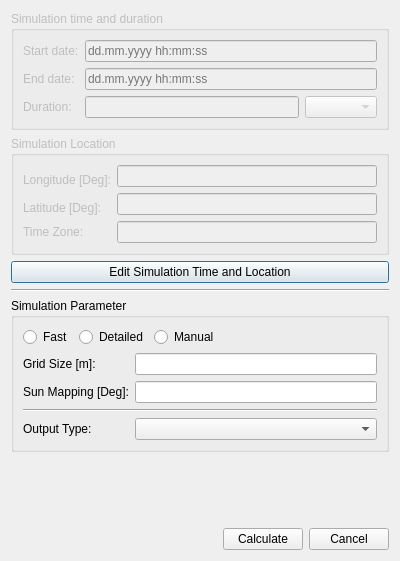
<?xml version="1.0" encoding="UTF-8"?>
<ui version="4.0">
 <class>SVShadingCalculationDialog</class>
 <widget class="QDialog" name="SVShadingCalculationDialog">
  <property name="geometry">
   <rect>
    <x>0</x>
    <y>0</y>
    <width>400</width>
    <height>561</height>
   </rect>
  </property>
  <property name="windowTitle">
   <string>Sunlight Factor Calculation</string>
  </property>
  <layout class="QVBoxLayout" name="verticalLayout">
   <item>
    <widget class="QGroupBox" name="groupBoxSimulationTimeFrame">
     <property name="enabled">
      <bool>false</bool>
     </property>
     <property name="title">
      <string>Simulation time and duration</string>
     </property>
     <layout class="QGridLayout" name="gridLayout_3">
      <item row="0" column="0">
       <widget class="QLabel" name="labelStart">
        <property name="text">
         <string>Start date:</string>
        </property>
       </widget>
      </item>
      <item row="0" column="1">
       <widget class="QLineEdit" name="lineEditStartDate">
        <property name="placeholderText">
         <string>dd.mm.yyyy hh:mm:ss</string>
        </property>
       </widget>
      </item>
      <item row="2" column="0">
       <widget class="QLabel" name="label_5">
        <property name="text">
         <string>Duration:</string>
        </property>
       </widget>
      </item>
      <item row="2" column="1">
       <layout class="QHBoxLayout" name="horizontalLayout_2">
        <item>
         <widget class="QtExt::ParameterEdit" name="lineEditDuration"/>
        </item>
        <item>
         <widget class="QComboBox" name="comboBoxUnitDuration"/>
        </item>
       </layout>
      </item>
      <item row="1" column="0">
       <widget class="QLabel" name="labelEnd">
        <property name="text">
         <string>End date:</string>
        </property>
       </widget>
      </item>
      <item row="1" column="1">
       <widget class="QLineEdit" name="lineEditEndDate">
        <property name="placeholderText">
         <string>dd.mm.yyyy hh:mm:ss</string>
        </property>
       </widget>
      </item>
      <item row="3" column="1">
       <spacer name="verticalSpacer_2">
        <property name="orientation">
         <enum>Qt::Vertical</enum>
        </property>
        <property name="sizeType">
         <enum>QSizePolicy::Preferred</enum>
        </property>
        <property name="sizeHint" stdset="0">
         <size>
          <width>20</width>
          <height>0</height>
         </size>
        </property>
       </spacer>
      </item>
     </layout>
    </widget>
   </item>
   <item>
    <widget class="QGroupBox" name="groupBox_2">
     <property name="enabled">
      <bool>false</bool>
     </property>
     <property name="title">
      <string>Simulation Location</string>
     </property>
     <layout class="QGridLayout" name="gridLayout_2">
      <item row="0" column="0" rowspan="2">
       <widget class="QLabel" name="label">
        <property name="text">
         <string>Longitude [Deg]:</string>
        </property>
       </widget>
      </item>
      <item row="0" column="1">
       <widget class="QLineEdit" name="lineEditLongitude"/>
      </item>
      <item row="1" column="1" rowspan="2">
       <widget class="QLineEdit" name="lineEditLatitude"/>
      </item>
      <item row="2" column="0">
       <widget class="QLabel" name="label_2">
        <property name="text">
         <string>Latitude [Deg]:</string>
        </property>
       </widget>
      </item>
      <item row="3" column="0">
       <widget class="QLabel" name="label_6">
        <property name="text">
         <string>Time Zone:</string>
        </property>
       </widget>
      </item>
      <item row="3" column="1">
       <widget class="QLineEdit" name="lineEditTimeZone"/>
      </item>
     </layout>
    </widget>
   </item>
   <item>
    <widget class="QPushButton" name="pushButtonChangeTime">
     <property name="text">
      <string>Edit Simulation Time and Location</string>
     </property>
    </widget>
   </item>
   <item>
    <widget class="Line" name="line">
     <property name="orientation">
      <enum>Qt::Horizontal</enum>
     </property>
    </widget>
   </item>
   <item>
    <widget class="QGroupBox" name="groupBox">
     <property name="title">
      <string>Simulation Parameter</string>
     </property>
     <layout class="QGridLayout" name="gridLayout">
      <item row="1" column="0">
       <widget class="QLabel" name="label_3">
        <property name="text">
         <string>Grid Size [m]:</string>
        </property>
       </widget>
      </item>
      <item row="1" column="1">
       <widget class="QtExt::ValidatingLineEdit" name="lineEditGridSize"/>
      </item>
      <item row="0" column="0" colspan="2">
       <layout class="QHBoxLayout" name="horizontalLayout_3">
        <item>
         <widget class="QRadioButton" name="radioButtonFast">
          <property name="text">
           <string>Fast</string>
          </property>
         </widget>
        </item>
        <item>
         <widget class="QRadioButton" name="radioButtonDetailed">
          <property name="text">
           <string>Detailed</string>
          </property>
         </widget>
        </item>
        <item>
         <widget class="QRadioButton" name="radioButtonManual">
          <property name="text">
           <string>Manual</string>
          </property>
         </widget>
        </item>
        <item>
         <spacer name="horizontalSpacer_2">
          <property name="orientation">
           <enum>Qt::Horizontal</enum>
          </property>
          <property name="sizeHint" stdset="0">
           <size>
            <width>40</width>
            <height>20</height>
           </size>
          </property>
         </spacer>
        </item>
       </layout>
      </item>
      <item row="2" column="0">
       <widget class="QLabel" name="label_4">
        <property name="text">
         <string>Sun Mapping [Deg]:</string>
        </property>
       </widget>
      </item>
      <item row="4" column="1">
       <widget class="QComboBox" name="comboBoxFileType"/>
      </item>
      <item row="4" column="0">
       <widget class="QLabel" name="label_7">
        <property name="text">
         <string>Output Type:</string>
        </property>
       </widget>
      </item>
      <item row="2" column="1">
       <widget class="QtExt::ValidatingLineEdit" name="lineEditSunCone"/>
      </item>
      <item row="3" column="0" colspan="2">
       <widget class="Line" name="line_2">
        <property name="orientation">
         <enum>Qt::Horizontal</enum>
        </property>
       </widget>
      </item>
     </layout>
    </widget>
   </item>
   <item>
    <spacer name="verticalSpacer">
     <property name="orientation">
      <enum>Qt::Vertical</enum>
     </property>
     <property name="sizeHint" stdset="0">
      <size>
       <width>20</width>
       <height>200</height>
      </size>
     </property>
    </spacer>
   </item>
   <item>
    <layout class="QHBoxLayout" name="horizontalLayout">
     <item>
      <spacer name="horizontalSpacer">
       <property name="orientation">
        <enum>Qt::Horizontal</enum>
       </property>
       <property name="sizeHint" stdset="0">
        <size>
         <width>40</width>
         <height>20</height>
        </size>
       </property>
      </spacer>
     </item>
     <item>
      <widget class="QPushButton" name="pushButtonCalculate">
       <property name="text">
        <string>Calculate</string>
       </property>
      </widget>
     </item>
     <item>
      <widget class="QPushButton" name="pushButtonChancel">
       <property name="text">
        <string>Cancel</string>
       </property>
      </widget>
     </item>
    </layout>
   </item>
  </layout>
 </widget>
 <customwidgets>
  <customwidget>
   <class>QtExt::ValidatingLineEdit</class>
   <extends>QLineEdit</extends>
   <header location="global">QtExt_ValidatingLineEdit.h</header>
  </customwidget>
  <customwidget>
   <class>QtExt::ParameterEdit</class>
   <extends>QLineEdit</extends>
   <header location="global">QtExt_ParameterEdit.h</header>
  </customwidget>
 </customwidgets>
 <resources/>
 <connections>
  <connection>
   <sender>pushButtonChancel</sender>
   <signal>clicked()</signal>
   <receiver>SVShadingCalculationDialog</receiver>
   <slot>reject()</slot>
   <hints>
    <hint type="sourcelabel">
     <x>349</x>
     <y>417</y>
    </hint>
    <hint type="destinationlabel">
     <x>367</x>
     <y>500</y>
    </hint>
   </hints>
  </connection>
 </connections>
</ui>
